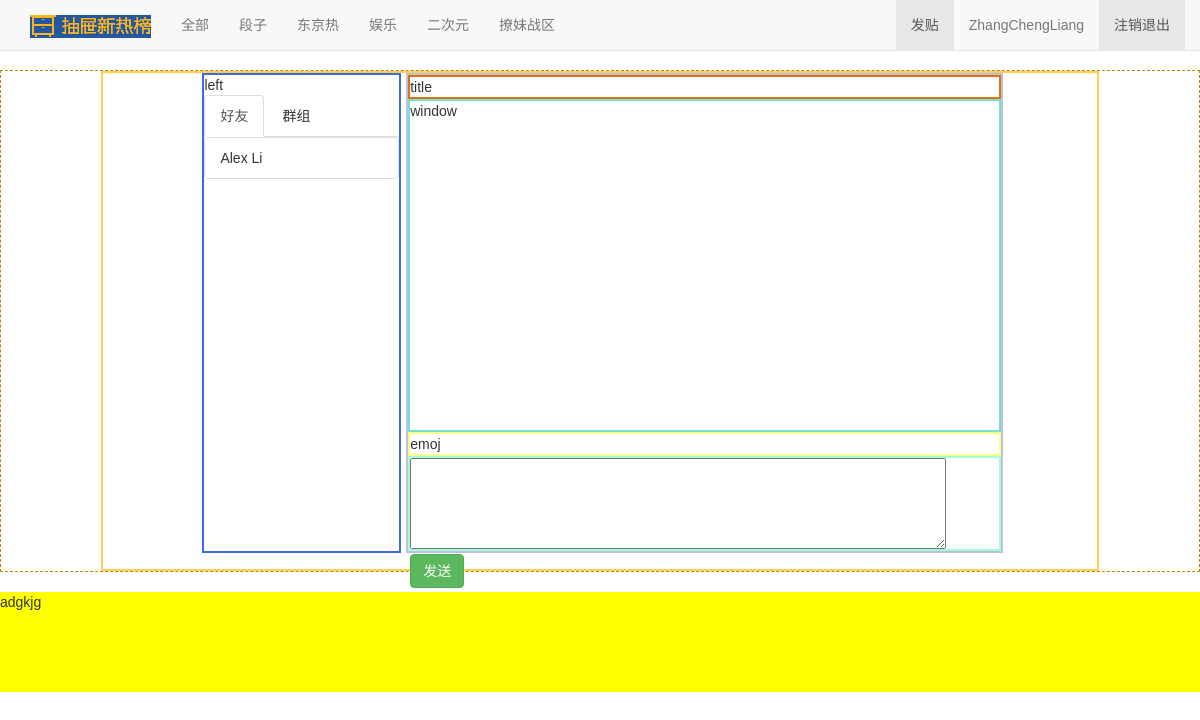
The page /webchat/ (signed in) on the database as committed earlier.
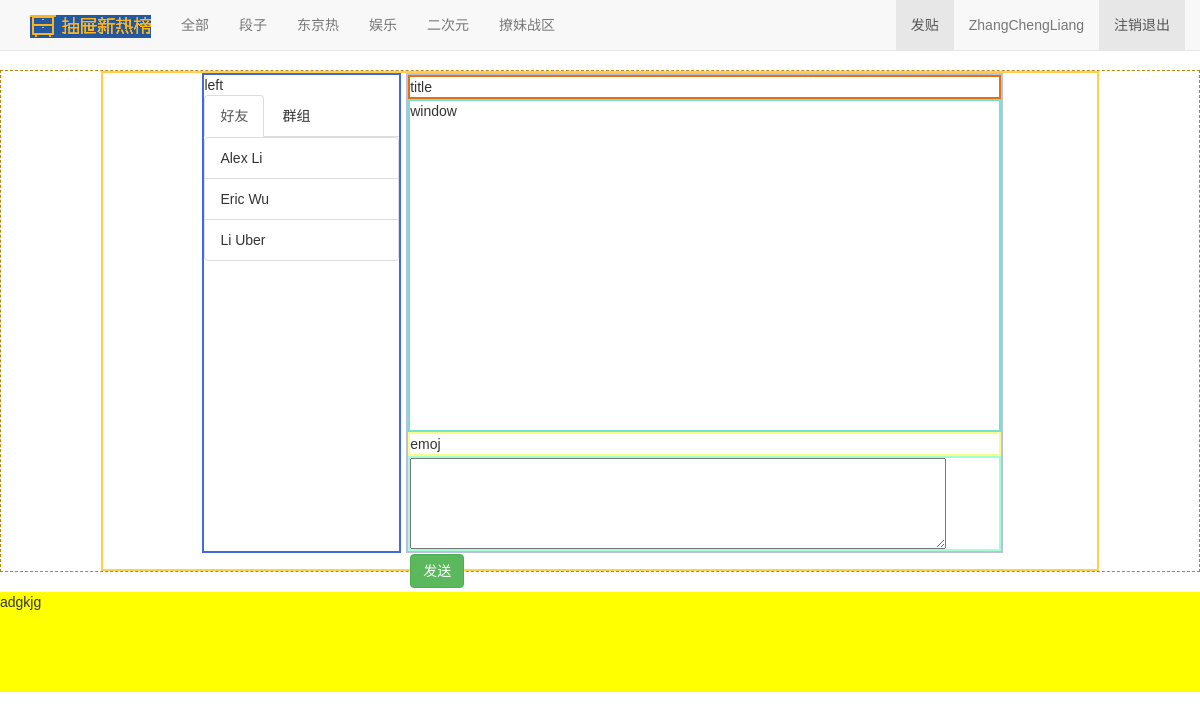
The same page on the database as committed later.
### bbs/models.py (models this page shows, shortened)
class Category(models.Model):  # 版块(分类)表
    name = models.CharField(max_length=64, unique=True)  # 版块名
    brief = models.CharField(max_length=255, null=True, blank=True)  # 简要介绍
    set_to_top_menu = models.BooleanField(default=False)  # 是否显示在界面
    position_index = models.SmallIntegerField()  # 版块的位置
    admin = models.ManyToManyField("UserProfile", blank=True)  # 一个版块可有多个管理员，可不选择

class UserProfile(models.Model):  # 用户表
    user = models.OneToOneField(User)  # 一对一关联，密码在User表
    name = models.CharField(max_length=64)
    signature = models.CharField(max_length=255, blank=True, null=True)  # 个人签名，可以为空
    head_img = models.ImageField(height_field=150, width_field=150, blank=True, null=True)  # 头像，可以不传
    friends = models.ManyToManyField("self", related_name="my_friends", blank=True)
    def __str__(self):
        return self.name

### webchat/views.py (the view)
def chat_dashboard(request):
    category_list = models.Category.objects.filter(set_to_top_menu=True).order_by("position_index")
    return render(request, "webchat/chat_index.html", {"category_list": category_list})

### templates/webchat/chat_index.html (shortened to what this page needs)
{% extends "base.html" %}
{% block page_container %}
    <div class="chat-container">
        <div class="left-chat-panel">
            left
            <div>
                <ul class="nav nav-tabs" role="tablist">
                    <li role="presentation" class="active"><a href="#friends" role="tab" data-toggle="tab">好友</a></li>
                    <li role="presentation"><a href="#group" role="tab" data-toggle="tab">群组</a></li>
                </ul>
                <div class="tab-content">
                    <div role="tabpanel" class="tab-pane active" id="friends">
                        <ul class="list-group">
                            {% for friend in request.user.userprofile.friends.select_related %}
                                <li contact-type="single" id="{{ friend.id }}" class="list-group-item"
                                    onclick="OpenChatWindow(this)">
                                    <span class="contact-name">{{ friend.name }}</span>
                                </li>
                            {% endfor %}
                        </ul>
                    </div>
                </div>
            </div>
        </div>
        <div class="right-chat-panel">
            <div class="chat-box-title" contact-id="" contact-type="">title</div>
            <div class="chat-box-window">window</div>
            <div class="chat-box-emoj">emoj</div>
            <div class="chat-box-msg">
                <textarea id="msg"></textarea>
                <button class="btn btn-success">发送</button>
            </div>
        </div>
    </div>
{% endblock %}

### templates/base.html (shortened to what this page needs)
<!DOCTYPE html>
<html lang="zh-CN"><style type="text/css" id="106159481858"></style><head><meta http-equiv="Content-Type" content="text/html; charset=UTF-8">
    <link href="/static/bootstrap-3.3.7-dist/css/bootstrap.min.css" rel="stylesheet">
    <link href="/static/bootstrap-3.3.7-dist/css/page_container.css" rel="stylesheet">
    <link href="/static/bootstrap-3.3.7-dist/css/navbar-fixed-top.css" rel="stylesheet">
  </head>
  <body> {% csrf_token %}
    <nav class="navbar navbar-default navbar-fixed-top">
      <div class="container">
        <div id="navbar" class="navbar-collapse collapse">
            <div>
                <a class="navbar-brand" href="/bbs">
                    <img src="/static/images/logo.png">
                </a>
            </div>
            <ul class="nav navbar-nav">
                {% for category in category_list %}
                    {% if category.id == category_obj.id %}
                        <li class="active"><a href="/bbs/category/{{ category.id }}">{{ category.name }}</a></li>
                    {% else %}
                        <li class=""><a href="/bbs/category/{{ category.id }}">{{ category.name }}</a></li>
                    {% endif %}
                {% endfor %}
                 <li class=""><a href="/webchat/">撩妹战区</a></li>
            </ul>
          <ul class="nav navbar-nav navbar-right">
            <li class="active"><a href="{% url 'new_article' %}">发贴</a></li>
            {% if request.user.is_authenticated %}
                <li class=""><a href="#">{{ request.user.userprofile }}</a></li>
                 <li class="active"><a href="{% url 'logout' %}">注销退出</a></li>
            {% else %}
                <li class="active"><a href="{% url 'login' %}">登陆/注册</a></li>
            {% endif %}
          </ul>
        </div>
      </div>
    </nav>
    <div class="page-container">
        {% block page_container %}{% endblock %}
    </div>
    <footer class="footer">
        adgkjg
    </footer>
</body></html>

Rows that differ between the two databases and show on the page:
now on this page (row unchanged): UserProfile: name "Eric Wu"
added UserProfile: name "Li Uber"
